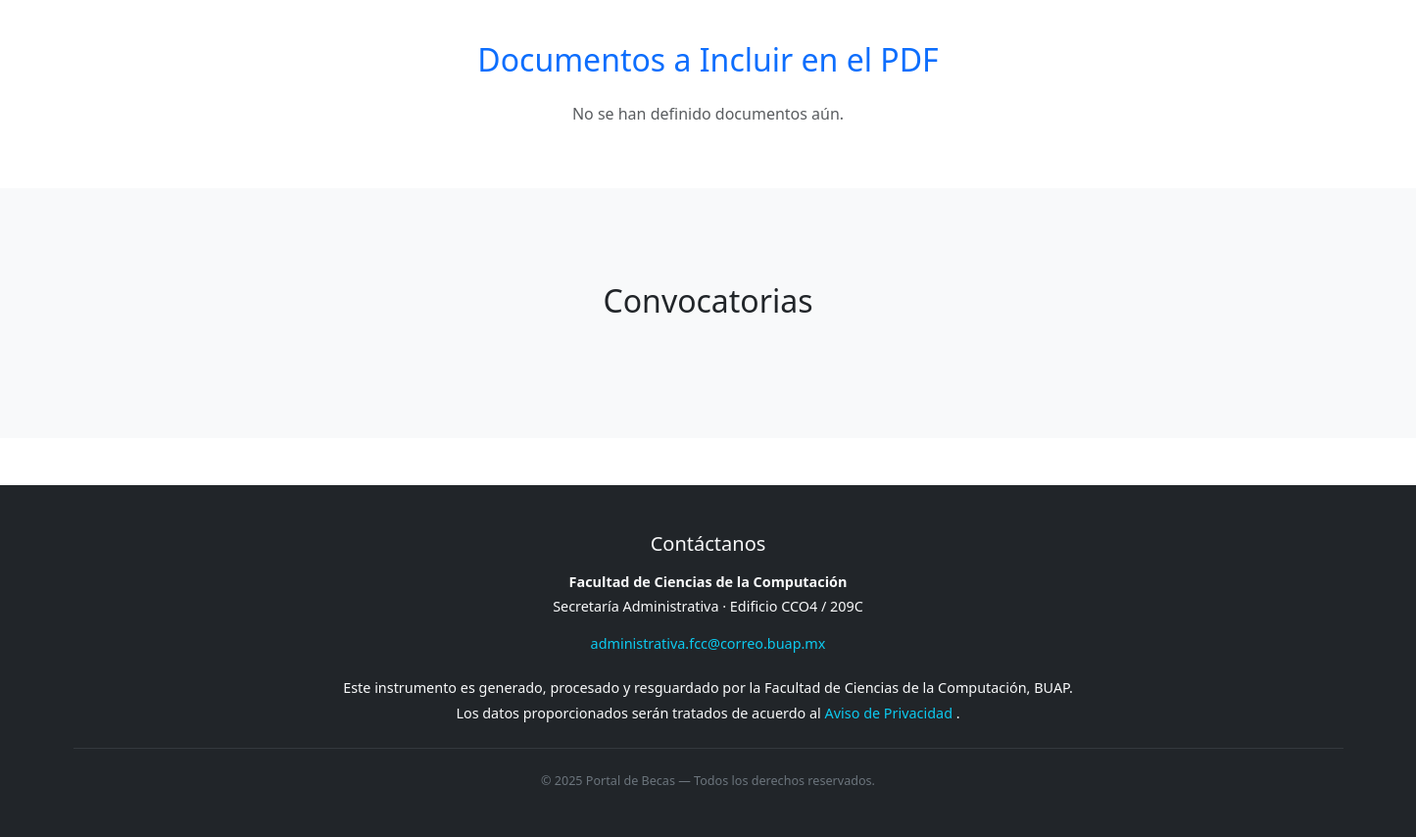
Before: / (lower part) with the older database file.
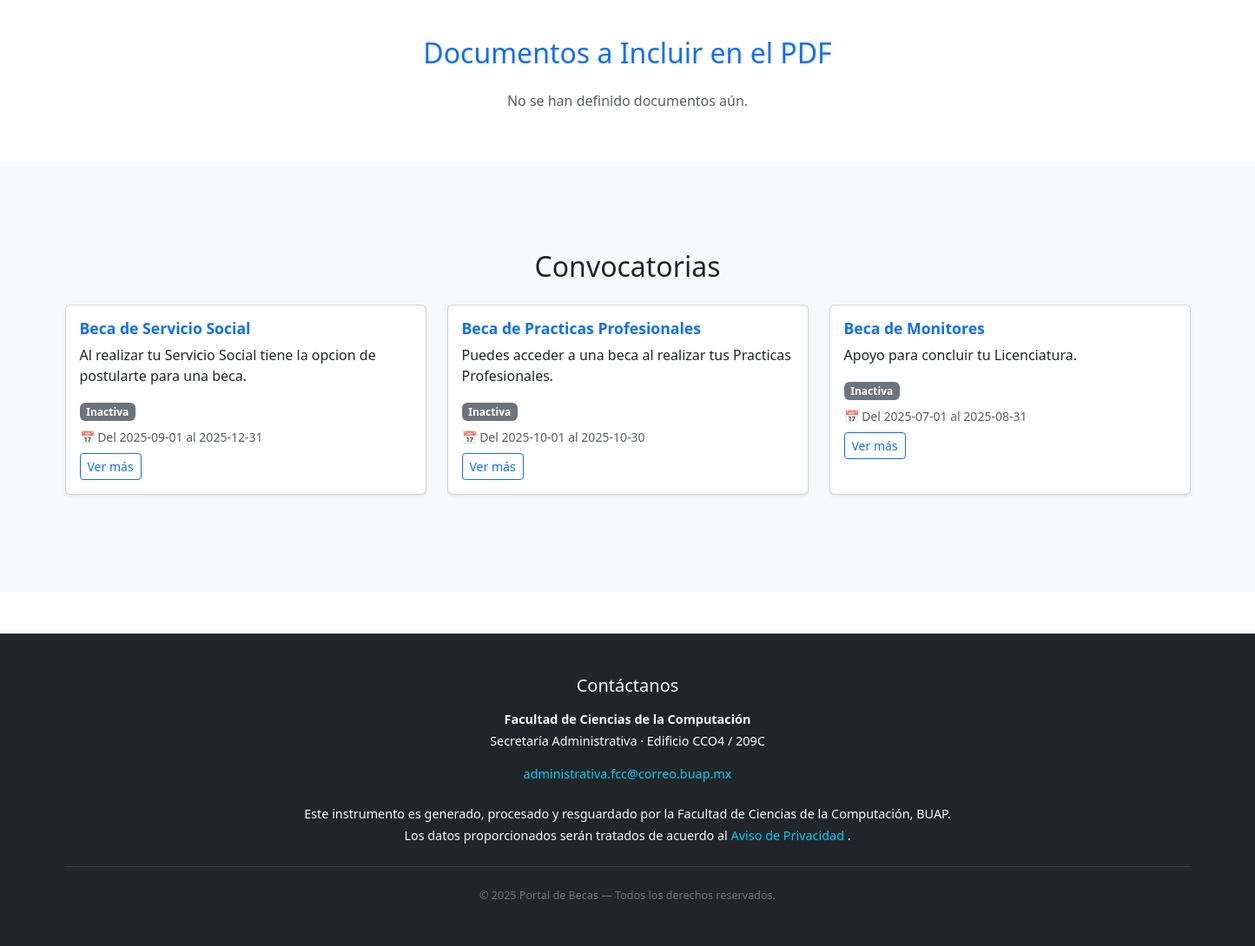
After: the same page with the newer database file.
### tables this page shows
CREATE TABLE convocatorias (
            id INTEGER PRIMARY KEY AUTOINCREMENT,
            nombre TEXT NOT NULL UNIQUE,
            descripcion TEXT,
            fecha_inicio TEXT,
            fecha_fin TEXT,
            activa INTEGER DEFAULT 0
        );

### routes/main_routes.py (the view)
@main_bp.route('/')
def index():
    conexion = sqlite3.connect('becas.db')
    cursor = conexion.cursor()
    cursor.execute("SELECT nombre, descripcion, fecha_inicio, fecha_fin FROM convocatorias")
    todas = cursor.fetchall()
    cursor.execute("SELECT contenido FROM requisitos")
    requisitos = [fila[0] for fila in cursor.fetchall()]
    cursor.execute("SELECT descripcion FROM documentos")
    documentos = [fila[0] for fila in cursor.fetchall()]
    cursor.execute("SELECT * FROM pago ORDER BY id DESC")
    pagos = cursor.fetchall()
    conexion.close()
    hoy = datetime.now().date()
    convocatorias_info = []
    for nombre, descripcion, inicio, fin in todas:
        if inicio and fin:
            inicio_dt = datetime.strptime(inicio, "%Y-%m-%d").date()
            fin_dt = datetime.strptime(fin, "%Y-%m-%d").date()
            if inicio_dt <= hoy <= fin_dt:
                estado = "Activa"
            elif hoy < inicio_dt:
                estado = "Próxima"
            else:
                estado = "Inactiva"
        else:
            estado = "Sin fechas"
        convocatorias_info.append((nombre, descripcion, inicio, fin, estado))
    return render_template(
        'index.html',
        convocatorias=convocatorias_info,
        requisitos=requisitos,
        documentos=documentos, pagos=pagos
    )

### templates/index.html (shortened to what this page needs)
<!DOCTYPE html>
<html lang="es">
<head>
  <link rel="stylesheet" href="{{ url_for('static', filename='css/style.css') }}">
  <link
    href="https://cdn.jsdelivr.net/npm/bootstrap@5.3.2/dist/css/bootstrap.min.css"
    rel="stylesheet">
    <link rel="stylesheet" href="https://cdn.jsdelivr.net/npm/bootstrap-icons@1.11.1/font/bootstrap-icons.css">
</head>
<body>
<link rel="stylesheet" href="https://cdn.jsdelivr.net/npm/bootstrap-icons@1.11.1/font/bootstrap-icons.css">
<div class="container my-5">
  <h2 class="text-primary text-center mb-4">Documentos a Incluir en el PDF</h2>
  <div class="list-group">
    {% for doc in documentos %}
      <label class="list-group-item d-flex flex-column">
        <div class="fw-bold">{{ loop.index }}. {{ doc }}</div>
      </label>
    {% else %}
      <p class="text-center text-muted">No se han definido documentos aún.</p>
    {% endfor %}
  </div>
</div>
<section class="py-5 bg-light">
  <div class="container my-5">
    <h2 class="text-center mb-4">Convocatorias</h2>
      <div class="row">
        {% for c in convocatorias %}
          <div class="col-md-4 mb-3">
            <div class="card shadow-sm h-100">
              <div class="card-body">
                <h5 class="card-title text-primary fw-bold">{{ c[0] }}</h5>
                <p class="card-text">{{ c[1] }}</p>
                {% if c[4] == "Activa" %}
                  <span class="badge bg-success mb-2">Activa</span><br>
                  {% elif c[4] == "Próxima" %}
                    <span class="badge bg-info text-dark mb-2">Próxima</span><br>
                  {% elif c[4] == "Inactiva" %}
                    <span class="badge bg-secondary mb-2">Inactiva</span><br>
                  {% else %}
                    <span class="badge bg-warning text-dark mb-2">Sin fechas</span><br>
                {% endif %}
                {% if c[2] and c[3] %}
                  <p class="text-muted small mb-2">📅 Del {{ c[2] }} al {{ c[3] }}</p>
                {% endif %}
                <a href="{{ url_for('main.formulario') }}" class="btn btn-outline-primary btn-sm">Ver más</a>
              </div>
            </div>
          </div>
        {% endfor %}
      </div>
    </div>
</section>
  <footer class="bg-dark text-light py-5 mt-5">
    <div class="container text-center">
        <h5 class="mb-3">Contáctanos</h5>
        <p class="mb-1 fw-semibold">
            Facultad de Ciencias de la Computación
        </p>
        <p class="mb-1">
            Secretaría Administrativa · Edificio CCO4 / 209C
        </p>
        <p class="mt-3 mb-2">
            <a href="mailto:administrativa.fcc@correo.buap.mx" class="text-info text-decoration-none">
                administrativa.fcc@correo.buap.mx
            </a>
        </p>
        <p class="mt-4 mb-1">
            Este instrumento es generado, procesado y resguardado por la Facultad
            de Ciencias de la Computación, BUAP.
        </p>
        <p class="mb-3">
            Los datos proporcionados serán tratados de acuerdo al
            <a href="https://www.buap.mx/privacidad" class="text-info text-decoration-none" target="_blank">
                Aviso de Privacidad
            </a>.
        </p>
        <hr class="border-secondary my-4" />
        <p class="mb-0 small text-secondary">
            © 2025 Portal de Becas — Todos los derechos reservados.
        </p>
    </div>
</footer>
</body>
</html>

### static/css/style.css (style rules this page uses)
:root { --color-primario: #003366; --color-secundario: #0056b3; --color-acento: #fcbf49; --color-fondo: #f8f9fa; --color-texto: #212529; }
body { background-color: var(--color-fondo); color: var(--color-texto); font-family: "Poppins", sans-serif; padding-top: 70px; }
.card { border: none; box-shadow: 0 3px 10px rgba(0, 0, 0, 0.1); transition: transform 0.3s; }
.card-title { color: var(--color-primario); font-weight: 600; }
footer { background-color: #001a33; color: white; text-align: center; padding: 1rem; margin-top: 50px; font-size: 0.9rem; }

### templates/index.html (style rules this page uses)
.fw-bold { font-size: 1.1rem; color: #0d6efd; }

Changed rows visible on the page:
added convocatorias: nombre "Beca de Servicio Social", descripcion "Al realizar tu Servicio Social tiene la opcion de postularte para una beca.", fecha_inicio "2025-09-01", fecha_fin "2025-12-31"
added convocatorias: nombre "Beca de Practicas Profesionales", descripcion "Puedes acceder a una beca al realizar tus Practicas Profesionales.", fecha_inicio "2025-10-01", fecha_fin "2025-10-30"
added convocatorias: nombre "Beca de Monitores", descripcion "Apoyo para concluir tu Licenciatura.", fecha_inicio "2025-07-01", fecha_fin "2025-08-31"
